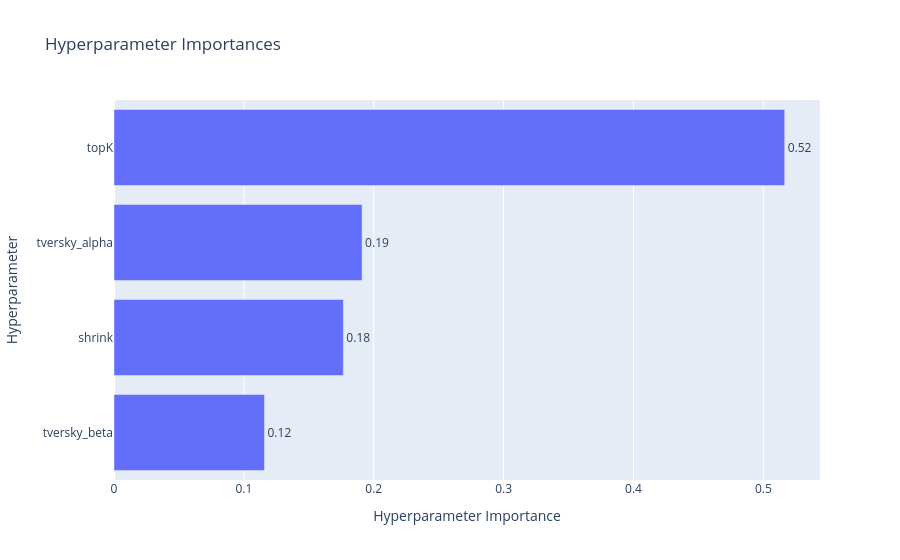

Source (notebook cell):
### Code cell
optuna.visualization.plot_param_importances(optuna_study)

### Figure 1 — Plotly figure (JSON) as saved in the notebook; plotly's stock layout.template omitted (floating-point values rounded to 4 significant figures)
{"data": [{"cliponaxis": false, "hovertemplate": ["tversky_beta (FloatDistribution): 0.11589683062678806<extra></extra>", "shrink (IntDistribution): 0.17660526088959205<extra></extra>", "tversky_alpha (FloatDistribution): 0.19104489978915143<extra></extra>", "topK (IntDistribution): 0.5164530086944685<extra></extra>"], "name": "Objective Value", "orientation": "h", "text": ["0.12", "0.18", "0.19", "0.52"], "textposition": "outside", "type": "bar", "x": [0.1159, 0.1766, 0.191, 0.5165], "y": ["tversky_beta", "shrink", "tversky_alpha", "topK"]}], "layout": {"title": {"text": "Hyperparameter Importances"}, "xaxis": {"title": {"text": "Hyperparameter Importance"}}, "yaxis": {"title": {"text": "Hyperparameter"}}}}
